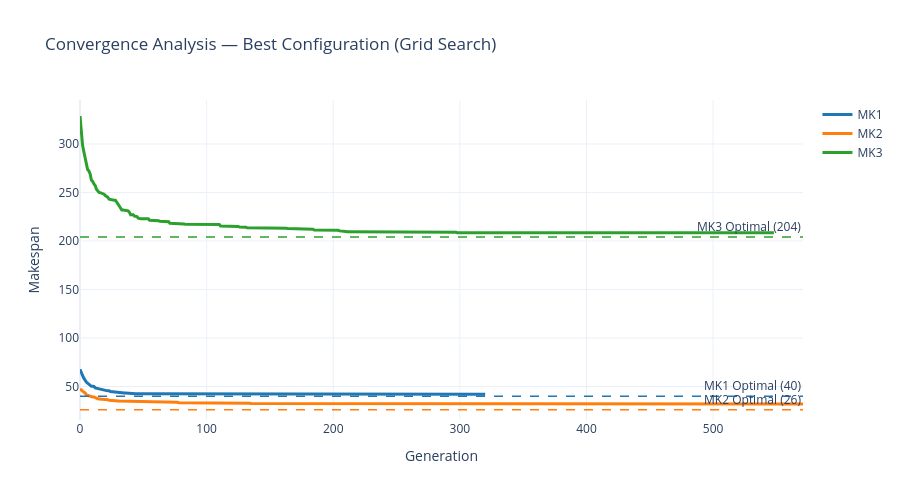

Notebook source saved alongside this figure:
### Code cell
import numpy as np
import plotly.graph_objects as go

fig = go.Figure()

instance_names = ['mk1', 'mk2', 'mk3']
optimums = {
    'mk1': 40,
    'mk2': 26,
    'mk3': 204
}

colors = {
    'mk1': '#1f77b4',
    'mk2': '#ff7f0e',
    'mk3': '#2ca02c'
}

for inst_name in instance_names:
    
    inst_results = [r for r in results if r['instance'] == inst_name]
    
    histories = inst_results[0]['histories']
    
    max_len = max(len(h) for h in histories)
    padded_histories = [
        h + [h[-1]] * (max_len - len(h))
        for h in histories
    ]
    
    avg_history = np.mean(padded_histories, axis=0)
    
    fig.add_trace(
        go.Scatter(
            x=list(range(len(avg_history))),
            y=avg_history,
            mode='lines',
            name=inst_name.upper(),
            line=dict(color=colors[inst_name], width=3)
        )
    )
    
    fig.add_hline(
        y=optimums[inst_name],
        line_dash='dash',
        line_color=colors[inst_name],
        line_width=1.5,
        annotation_text=f'{inst_name.upper()} Optimal ({optimums[inst_name]})',
        annotation_position='top right'
    )

fig.update_layout(
    title='Convergence Analysis — Best Configuration (Grid Search)',
    xaxis_title='Generation',
    yaxis_title='Makespan',
    template='plotly_white',
    hovermode='x unified',
    height=500,
    width=900
)

fig.show()

### Figure 1 — Plotly figure (JSON) as saved in the notebook; plotly's stock layout.template omitted (floating-point values rounded to 4 significant figures; data arrays with more than 128 entries replaced by an {"elided": "..."} marker saying what was removed)
{"data": [{"line": {"color": "#1f77b4", "width": 3}, "mode": "lines", "name": "MK1", "type": "scatter", "x": {"elided": "321 int values"}, "y": {"elided": "321 float values"}}, {"line": {"color": "#ff7f0e", "width": 3}, "mode": "lines", "name": "MK2", "type": "scatter", "x": {"elided": "572 int values"}, "y": {"elided": "572 float values"}}, {"line": {"color": "#2ca02c", "width": 3}, "mode": "lines", "name": "MK3", "type": "scatter", "x": {"elided": "549 int values"}, "y": {"elided": "549 float values"}}], "layout": {"annotations": [{"showarrow": false, "text": "MK1 Optimal (40)", "x": 1, "xanchor": "right", "xref": "x domain", "y": 40, "yanchor": "bottom", "yref": "y"}, {"showarrow": false, "text": "MK2 Optimal (26)", "x": 1, "xanchor": "right", "xref": "x domain", "y": 26, "yanchor": "bottom", "yref": "y"}, {"showarrow": false, "text": "MK3 Optimal (204)", "x": 1, "xanchor": "right", "xref": "x domain", "y": 204, "yanchor": "bottom", "yref": "y"}], "height": 500, "hovermode": "x unified", "shapes": [{"line": {"color": "#1f77b4", "dash": "dash", "width": 1.5}, "type": "line", "x0": 0, "x1": 1, "xref": "x domain", "y0": 40, "y1": 40, "yref": "y"}, {"line": {"color": "#ff7f0e", "dash": "dash", "width": 1.5}, "type": "line", "x0": 0, "x1": 1, "xref": "x domain", "y0": 26, "y1": 26, "yref": "y"}, {"line": {"color": "#2ca02c", "dash": "dash", "width": 1.5}, "type": "line", "x0": 0, "x1": 1, "xref": "x domain", "y0": 204, "y1": 204, "yref": "y"}], "title": {"text": "Convergence Analysis — Best Configuration (Grid Search)"}, "width": 900, "xaxis": {"title": {"text": "Generation"}}, "yaxis": {"title": {"text": "Makespan"}}}}
